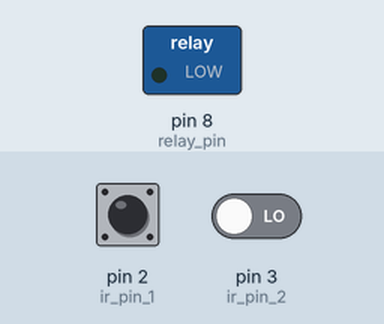
Simulated run of this sketch. Board: Arduino Uno, built with avr-gcc and run on an emulated ATmega328P. Parts: switched loads named in the sketch (green lamp = pin HIGH). Inputs (shaded band) come from the test bench; at power-on: pin 2 (ir_pin_1) LOW, pin 3 (ir_pin_2) LOW.

Above: at 1.2 s.
1.3 s: pin 2 (ir_pin_1) pulsed HIGH 2 times (0.12 s each, 0.3 s apart)
At 2.2 s:
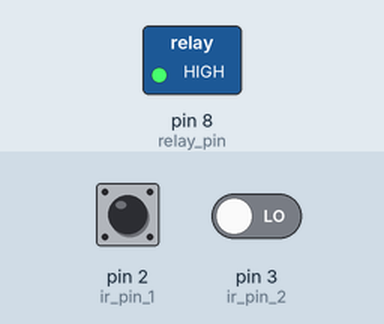
Timing chart, 0 to 4.3 s (numbered marks = the images above; inputs shaded):
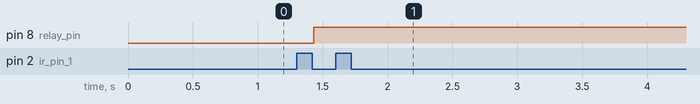

Measured:
- after the input at 1.3 s, pin 8 (relay_pin): LOW → HIGH after 0.13 s

The sketch:

kitchen_big_house.ino
```cpp
int relay_pin = 8;
int ir_pin_1=2;
int ir_pin_2=3;

int ir_pin_check_1=9;
int ir_pin_check_2=7;


volatile byte toogle_on_off = 0;
volatile int toogle = 0;
volatile int delta = 10;

void setup()  {

  Serial.begin(9600);
  pinMode(ir_pin_1,INPUT);
  pinMode(ir_pin_2,INPUT);

  pinMode(ir_pin_check_1,INPUT);
  pinMode(ir_pin_check_2,INPUT);

  pinMode(relay_pin, OUTPUT);
  digitalWrite(relay_pin, LOW);

  attachInterrupt(0, toogle_1, FALLING);
  attachInterrupt(1, toogle_2, FALLING);

}
void loop()  {
  if (toogle_on_off == 1 && toogle == 1){
    delay(delta);

    if ((digitalRead(ir_pin_1) == HIGH)) {// || ((digitalRead(ir_pin_check_1) == HIGH))) {
      toogle_on_off = 0;
      toogle = 0;
      return;
    }

    digitalWrite(relay_pin, !digitalRead(relay_pin));
    delay(1000);
    toogle_on_off = 0;
    toogle = 0;
  }

  if (toogle_on_off == 1 && toogle == 2){
    delay(delta);

    if ((digitalRead(ir_pin_2) == HIGH)){// || ((digitalRead(ir_pin_check_2) == HIGH))) {
      toogle_on_off = 0;
      toogle = 0;
      return;
    }

    digitalWrite(relay_pin, !digitalRead(relay_pin));
    delay(1000);
    toogle_on_off = 0;
    toogle = 0;
  }
}

void toogle_1() {
//  Serial.print(digitalRead(ir_pin_1));
//  Serial.print(digitalRead(ir_pin_check_1));
  if ((digitalRead(ir_pin_1) == LOW)){// && (digitalRead(ir_pin_check_1) == LOW)) {
    toogle_on_off = 1;
    toogle = 1;
    //Serial.println("toogle_1");
  }
}

void toogle_2() {
//  Serial.print(digitalRead(ir_pin_2));
//  Serial.println(digitalRead(ir_pin_check_2));
 if ((digitalRead(ir_pin_2) == LOW)){ //&& (digitalRead(ir_pin_check_2) == LOW)) {
    toogle_on_off = 1;
    toogle = 2;
    //Serial.println("toogle_2");
  }
}
```
